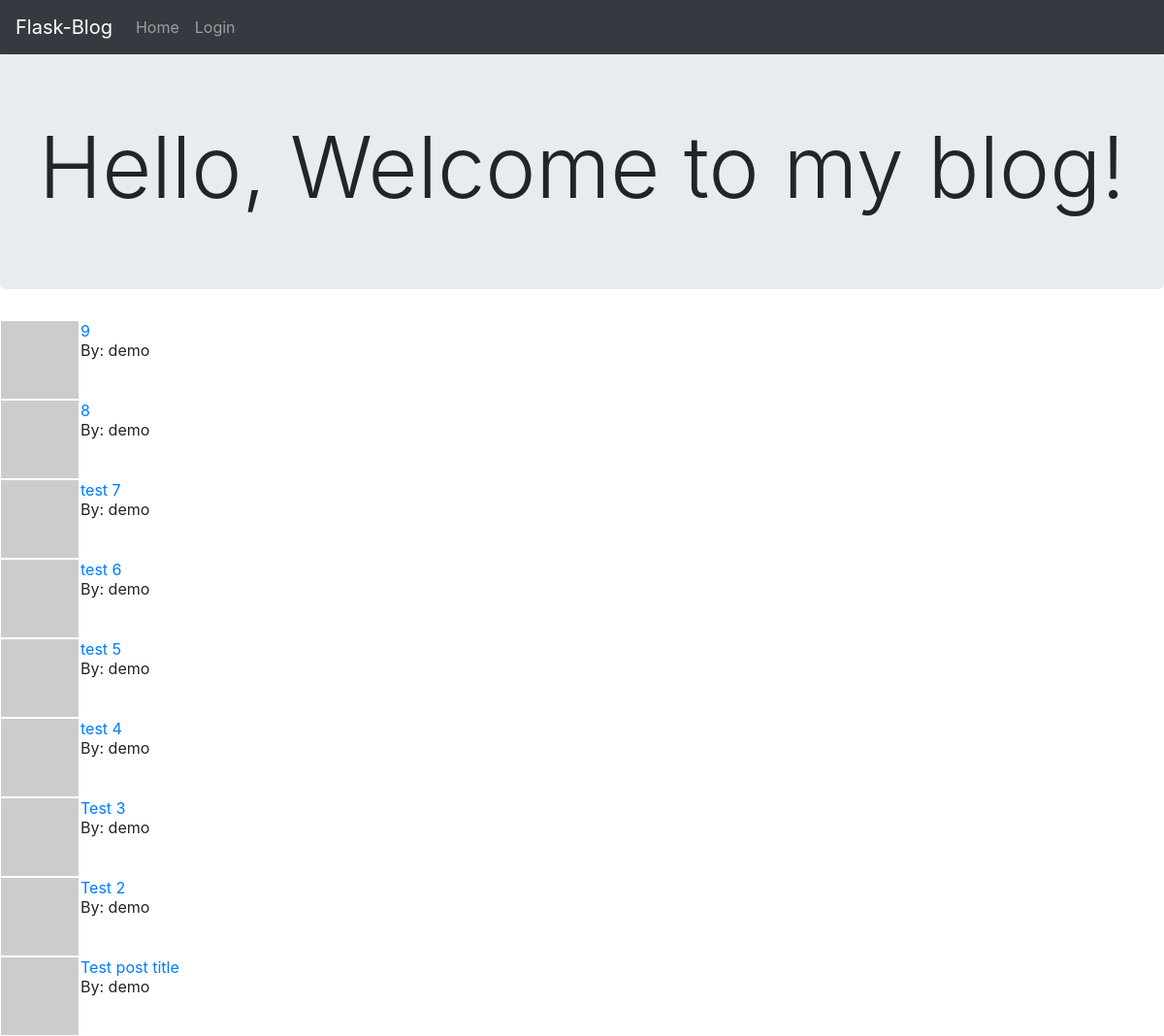
The page /index on the database as committed earlier.
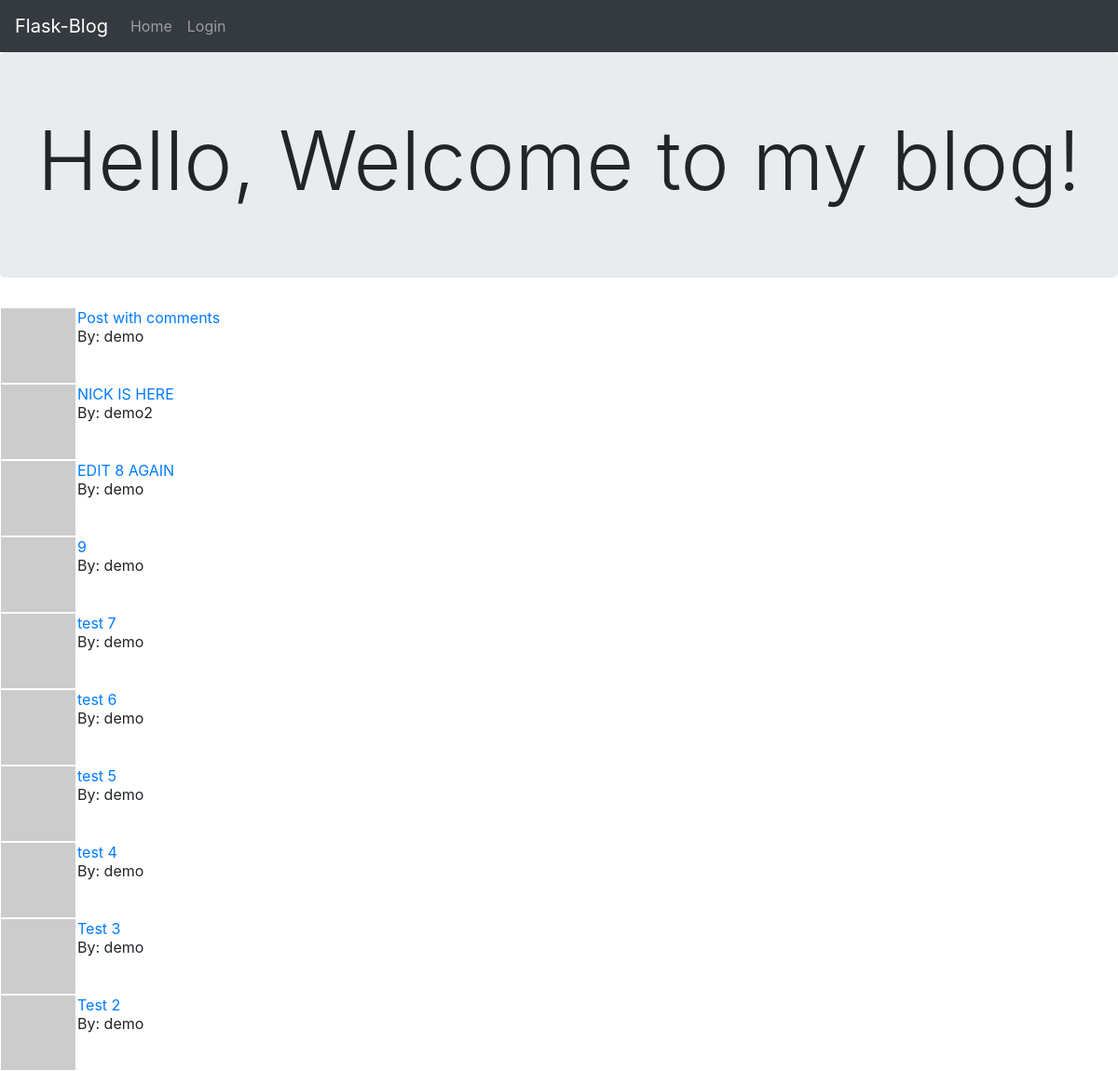
The same page on the database as committed later.
### app/models.py (models this page shows, shortened)
class Post(db.Model):  # Table to hold the blog posts written by users
    id = db.Column(db.Integer, primary_key=True)
    title = db.Column(db.String(140))
    subtitle = db.Column(db.String(140))
    body = db.Column(db.String(1500))
    timestamp = db.Column(db.DateTime, index=True, default=datetime.utcnow)
    user_id = db.Column(db.Integer, db.ForeignKey('user.id'))

class User(UserMixin, db.Model):  # Table to hold the user data
    id = db.Column(db.Integer, primary_key=True)
    username = db.Column(db.String(64), index=True, unique=True)
    email = db.Column(db.String(120), index=True, unique=True)
    password_hash = db.Column(db.String(128))
    posts = db.relationship('Post', backref='author', lazy='dynamic')
    about_me = db.Column(db.String(140))
    last_seen = db.Column(db.DateTime, default=datetime.utcnow)
    def avatar(self, size):
        digest = md5(self.email.lower().encode('utf-8')).hexdigest()
        return 'https://www.gravatar.com/avatar/{}?d=identicon&s={}'.format(digest, size)

### app/routes.py (the view)
@app.route('/')
@app.route('/index')
def index():
    posts = Post.query.order_by(Post.timestamp.desc()).limit(15).all()
    return render_template('index.html', title='Home Page', posts=posts)

### app/routes.py (called while the page is built)
@app.before_request  # Function is executed before the view function
def before_request():
    if current_user.is_authenticated:
        current_user.last_seen = datetime.utcnow()  # update the last_seen variable
        db.session.commit()

### app/templates/index.html
{% extends "base.html" %}
{% block content %}
<div class="jumbotron text-center">
    <h1 class="display-2">
    {% if current_user.is_anonymous %}
    Hello, Welcome to my blog!
    {% else %}
    Hello {{ current_user.username }}, Welcome back to my blog!
    {% endif %}
</h1>
</div>
{% for post in posts %}
{% include "_post.html" %}
{% endfor %}
{% endblock %}

### app/templates/_post.html (shortened to what this page needs)
<table>
    <tr valign="top">
        <td><img src="{{ post.author.avatar(64) }}"></td>
        <td>
            <a href="{{ url_for('post', post_id=post.id) }}">{{ post.title }}</a><br>
            By: {{ post.author.username }} <br>
        </td>
    </tr>
</table>

Rows that differ between the two databases and show on the page:
changed Post: title "Test post title" → "Post with comments"; moves up the list
added Post: title "NICK IS HERE", author.username "demo2"
changed Post: title "8" → "EDIT 8 AGAIN"; moves down the list
